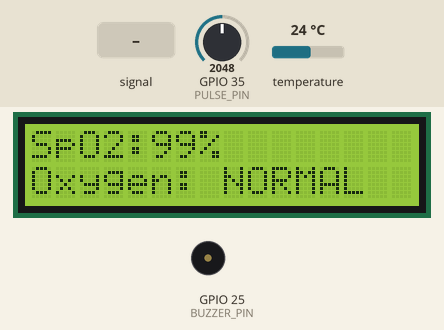
Bench run of a sketch on a simulated ESP32. Parts: 16×2 character LCD, buzzer (waves = sounding). The inputs (shaded band) are chosen by the test bench; at power-on: temperature 24 °C, GPIO 35 (PULSE_PIN) = 2048. WiFi joins after 1.5 s; servers stay silent unless stated; random numbers use the default seed unless the sketch sets one; web services answer with replies made up by the test bench; what the sketch prints to the serial monitor is not drawn.

Above: at 4.7 s.
4.8 s: GPIO 35 (PULSE_PIN) fed a 200 Hz sine of ±1842 counts around its level
At 8.0 s:
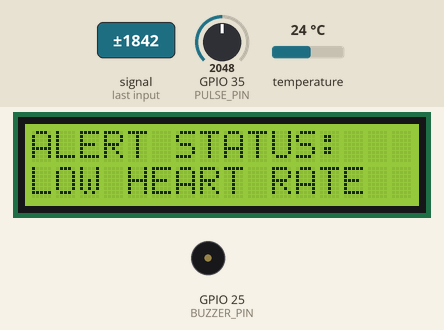
8.7 s: temperature set to 41 °C
At 11.3 s:
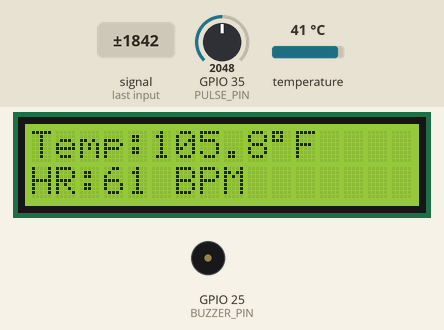
12.6 s: temperature set to 12 °C
At 16.1 s:
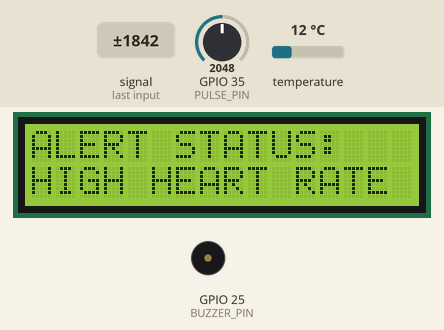
16.5 s: GPIO 35 (PULSE_PIN) set to 1960
At 18.6 s:
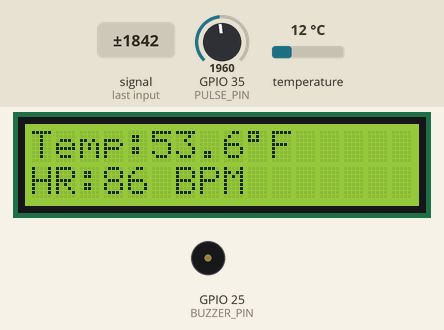
18.9 s: temperature set to 37.9 °C
22.8 s: temperature set to 39.1 °C
At 25.0 s:
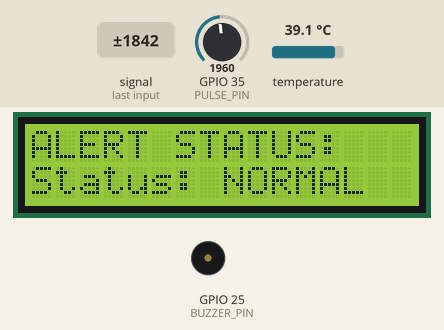
Timing chart, 0 to 32.3 s (numbered marks = the images above; inputs shaded):
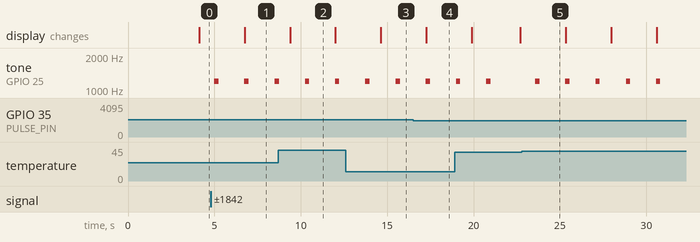

The sketch:

sketch.ino
```cpp
#include <WiFi.h>
#include <HTTPClient.h>
#include <OneWire.h>
#include <DallasTemperature.h>
#include <Wire.h>
#include <LiquidCrystal_I2C.h>

// Wi-Fi
const char* WIFI_SSID = "Wokwi-GUEST";
const char* WIFI_PASSWORD = "";

// Replace with a newly generated ThingSpeak Write API Key
const char* TS_KEY = "EYQQ5L2L89UYNELH";
const char* TS_URL = "https://api.thingspeak.com/update";

// ESP32 pins
#define TEMP_PIN 23
#define PULSE_PIN 35
#define BUZZER_PIN 25

// Demonstration alert thresholds
const float LOW_SPO2 = 92.0;
const float HIGH_TEMP_F = 101.0;
const int LOW_HR = 60;
const int HIGH_HR = 100;

// Sensors and LCD
OneWire oneWire(TEMP_PIN);
DallasTemperature sensor(&oneWire);
LiquidCrystal_I2C lcd(0x27, 16, 2);

// Readings
float tempC = 0, tempF = 32;
int heartRate = 75, spo2 = 97;

// Alert states
bool lowOxygen = false;
bool highTemp = false;
bool lowHR = false;
bool highHR = false;

// Timers
unsigned long lastUpload = 0;
unsigned long lastScreen = 0;
unsigned long lastBeep = 0;
unsigned long lastPrint = 0;
unsigned long lastVariation = 0;
unsigned long lastOxygenChange = 0;

// Simulation state
int screen = 0;
int hrVariation = 0;
bool simulateLowOxygen = false;

void setup() {
  Serial.begin(115200);

  pinMode(PULSE_PIN, INPUT);
  pinMode(BUZZER_PIN, OUTPUT);

  sensor.begin();
  Wire.begin(21, 22);

  lcd.init();
  lcd.backlight();
  lcd.setCursor(0, 0);
  lcd.print("Elderly Monitor");
  lcd.setCursor(0, 1);
  lcd.print("Starting...");

  randomSeed(micros());

  WiFi.begin(WIFI_SSID, WIFI_PASSWORD, 6);
  Serial.print("Connecting to WiFi");

  for (int i = 0;
       i < 50 && WiFi.status() != WL_CONNECTED; i++) {
    delay(300);
    Serial.print(".");
  }

  Serial.println(WiFi.status() == WL_CONNECTED
                 ? "\nWiFi connected"
                 : "\nWiFi unavailable");
}

void loop() {
  unsigned long now = millis();

  // Read DS18B20 temperature
  sensor.requestTemperatures();
  float t = sensor.getTempCByIndex(0);

  if (t != DEVICE_DISCONNECTED_C && t > -55 && t < 125) {
    tempC = t;
  }

  tempF = tempC * 1.8 + 32.0;

  // Heart rate baseline from potentiometer
  int raw = analogRead(PULSE_PIN);
  int baseHR = map(raw, 0, 4095, 50, 130);

  // Vary heart rate every 3 seconds
  if (now - lastVariation >= 3000) {
    lastVariation = now;
    hrVariation = random(-4, 5);
  }

  heartRate = constrain(baseHR + hrVariation, 50, 130);

  // Alternate low and normal oxygen automatically
  // Normal: 94-99%; Low: 85-91%
  if (now - lastOxygenChange >= 10000) {
    lastOxygenChange = now;
    simulateLowOxygen = !simulateLowOxygen;
  }

  spo2 = simulateLowOxygen
         ? random(85, 92)
         : random(94, 100);

  // Calculate alerts
  lowOxygen = spo2 < LOW_SPO2;
  highTemp = tempF > HIGH_TEMP_F;
  lowHR = heartRate < LOW_HR;
  highHR = heartRate > HIGH_HR;

  bool alert = lowOxygen || highTemp || lowHR || highHR;

  // Buzzer while an alert is active
  if (alert && now - lastBeep >= 1500) {
    tone(BUZZER_PIN, 1200, 250);
    lastBeep = now;
  }

  // Rotate LCD screens every 2.5 seconds
  if (now - lastScreen >= 2500) {
    lastScreen = now;
    screen = (screen + 1) % 3;
    lcd.clear();

    if (screen == 0) {
      lcd.setCursor(0, 0);
      lcd.printf("Temp:%.1f%cF", tempF, (char)223);
      lcd.setCursor(0, 1);
      lcd.printf("HR:%d BPM", heartRate);
    }
    else if (screen == 1) {
      lcd.setCursor(0, 0);
      lcd.printf("SpO2:%d%%", spo2);
      lcd.setCursor(0, 1);
      lcd.print(lowOxygen ? "LOW OXYGEN!" : "Oxygen: NORMAL");
    }
    else {
      lcd.setCursor(0, 0);
      lcd.print("ALERT STATUS:");
      lcd.setCursor(0, 1);

      if (highTemp) lcd.print("HIGH TEMP!");
      else if (lowHR) lcd.print("LOW HEART RATE");
      else if (highHR) lcd.print("HIGH HEART RATE");
      else if (lowOxygen) lcd.print("LOW OXYGEN!");
      else lcd.print("Status: NORMAL");
    }
  }

  // Serial Monitor readings every 2 seconds
  if (now - lastPrint >= 2000) {
    lastPrint = now;

    Serial.println("\n--- LIVE SENSOR READINGS ---");
    Serial.printf("Temperature: %.1f F\n", tempF);
    Serial.printf("Heart Rate: %d BPM\n", heartRate);
    Serial.printf("SpO2: %d%%\n", spo2);

    Serial.printf("Low Oxygen: %s\n", lowOxygen ? "YES" : "NO");
    Serial.printf("High Temperature: %s\n", highTemp ? "YES" : "NO");
    Serial.printf("Low Heart Rate: %s\n", lowHR ? "YES" : "NO");
    Serial.printf("High Heart Rate: %s\n", highHR ? "YES" : "NO");
  }

  // ThingSpeak upload every 20 seconds
  if (now - lastUpload >= 20000) {
    lastUpload = now;
    sendToThingSpeak();
  }

  delay(100);
}

void sendToThingSpeak() {
  if (WiFi.status() != WL_CONNECTED) {
    Serial.println("Upload skipped: WiFi disconnected");
    return;
  }

  if (String(TS_KEY) == "UWM73A8N7CO9VELX") {
    Serial.println("Set your new ThingSpeak Write API Key");
    return;
  }

  int heartStatus = lowHR ? -1 : highHR ? 1 : 0;

  String url = String(TS_URL) +
    "?api_key=" + String(TS_KEY) +
    "&field1=" + String(tempF, 1) +
    "&field2=" + String(heartRate) +
    "&field3=" + String(spo2) +
    "&field4=" + String(lowOxygen ? 1 : 0) +
    "&field5=" + String(highTemp ? 1 : 0) +
    "&field6=" + String(heartStatus);

  HTTPClient http;
  http.begin(url);

  int code = http.GET();
  String response = http.getString();

  Serial.printf("ThingSpeak HTTP code: %d\n", code);
  Serial.println("ThingSpeak entry response: " + response);

  http.end();
}
```

Measured:
- the behaviour switches between 38.3 and 38.4 °C on temperature (found by bisection; images 4 and 5)
- after the input at 4.8 s, tone on GPIO 25 (BUZZER_PIN): alternates 1200 Hz for 0.25 s and silent for 1.5 s, starting after 0.20 s
- after the input at 22.8 s, tone on GPIO 25 (BUZZER_PIN): alternates 1200 Hz for 0.25 s and silent for 1.5 s, starting after 0.78 s
- what the display in image 2 shows lasts 2.6 s, from 9.4 s to 12.0 s
